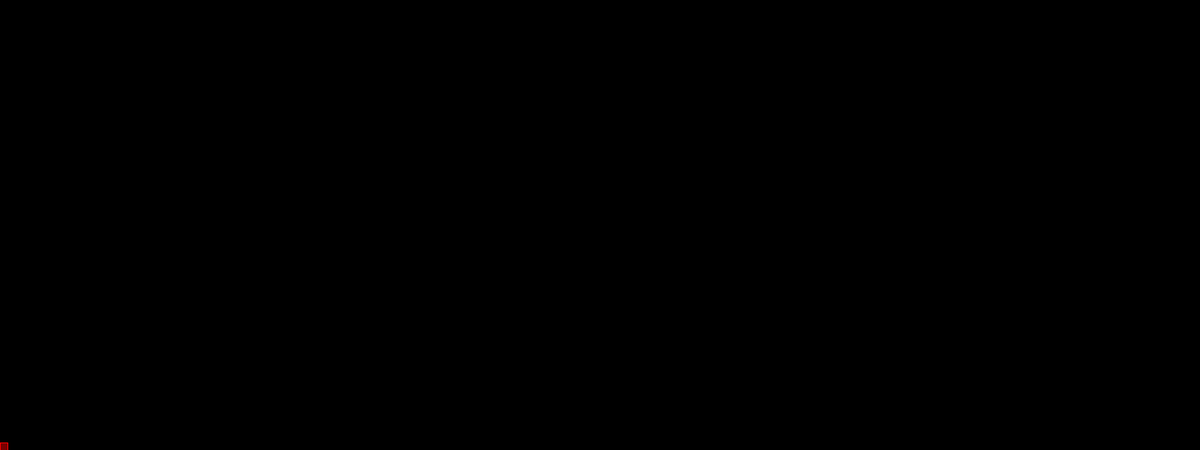
Frame 1 (no input)
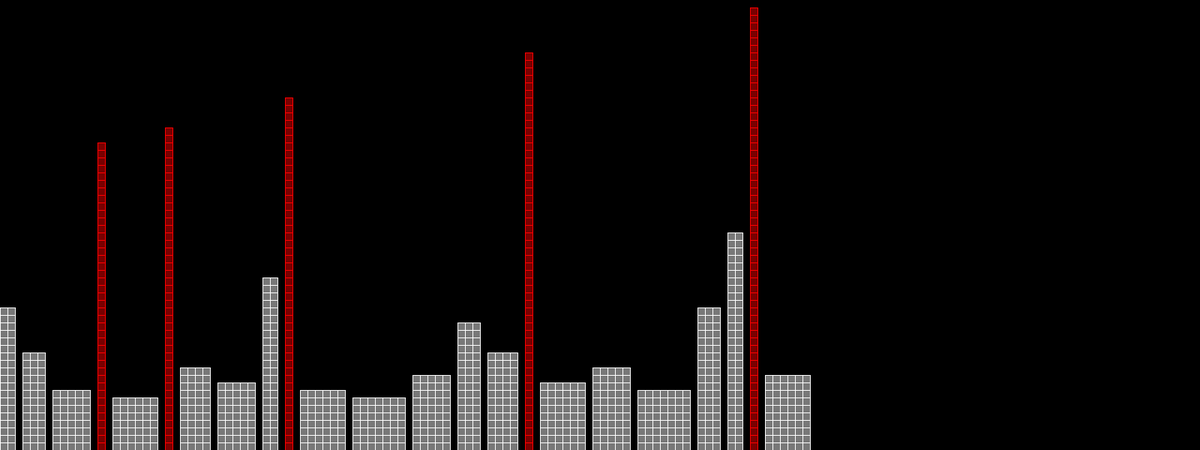
Frame 60 (the mouse pressed at the canvas centre just before this capture)
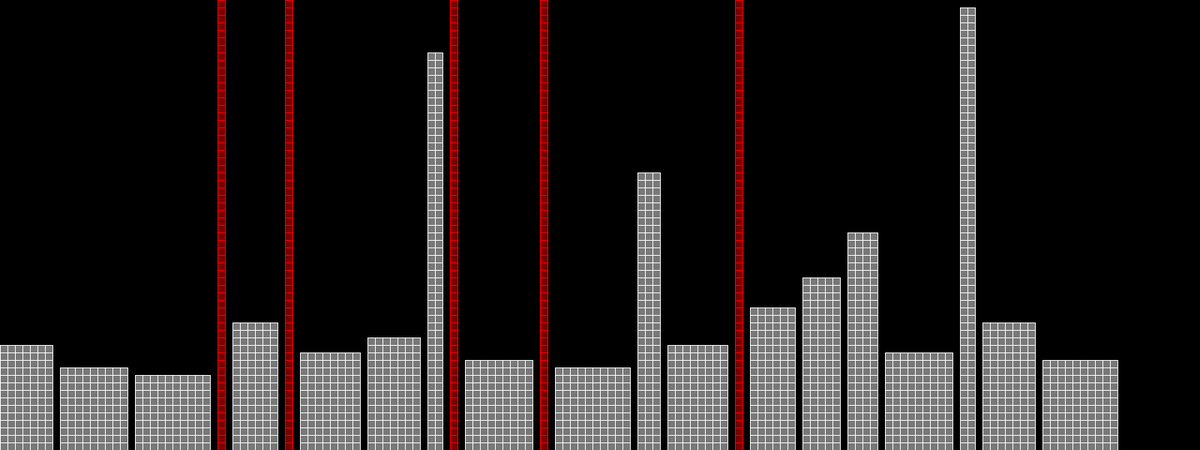
Frame 120 (the mouse held since frame 60 and released just before this capture)

The Processing sketch that drew these frames (run headless with seeded random() and noise(); from frame 60 on, the mouse is pressed at the canvas centre):

// Processing sketch: Numbers_representation
// ── Numbers_representation.pde
int[][] matrix = new int[25][2];

void setup()
{
  size(1600, 600);
  frameRate(10);
  for (int i = 0; i < 25; i++)
  {
    matrix[i][0] = 0;
    matrix[i][1] = 0;
  }
}

int number = 1, posx = 0, matPos = 0;

void paint()
{
  background(0);
  int posx = 0, i = 0;
  while (matrix[i][0] != 0)
  {
    
    stroke(255);
    fill(120);
    if (matrix[i][0] == 1)
    {
      stroke(255, 0, 0);
      fill(120, 0, 0);
    }
    for (int j = 1; j <= matrix[i][0]; j++)
    {
      for (int k = 1; k <= matrix[i][1]; k++)
        rect(posx, 600 - k * 10, 10, 10);
      posx += 10;
    }
    posx += 10;
    i++;
  }
}

void shift()
{
  for (int i = 1; i < 25; i++)
  {
    matrix[i - 1][0] = matrix[i][0];
    matrix[i - 1][1] = matrix[i][1];
  }
}

void draw()
{
  int biggestDivisor = 1, d = 2;
  while (d <= sqrt(number))
  {
    if (number % d == 0)
      biggestDivisor = d;
    d++;
  }
  posx += 10;
  for (int j = 1; j <= biggestDivisor; j++)
  {
    for (int k = 1; k <= number / biggestDivisor; k++)
    {
      matrix[matPos][0] = biggestDivisor;
      matrix[matPos][1] = number / biggestDivisor;
    }
    posx += 10;
  }
  number += 1;
  matPos++;
  if (matPos >= 24)
  {
    shift();
    matPos--;
  }
  paint();
}
